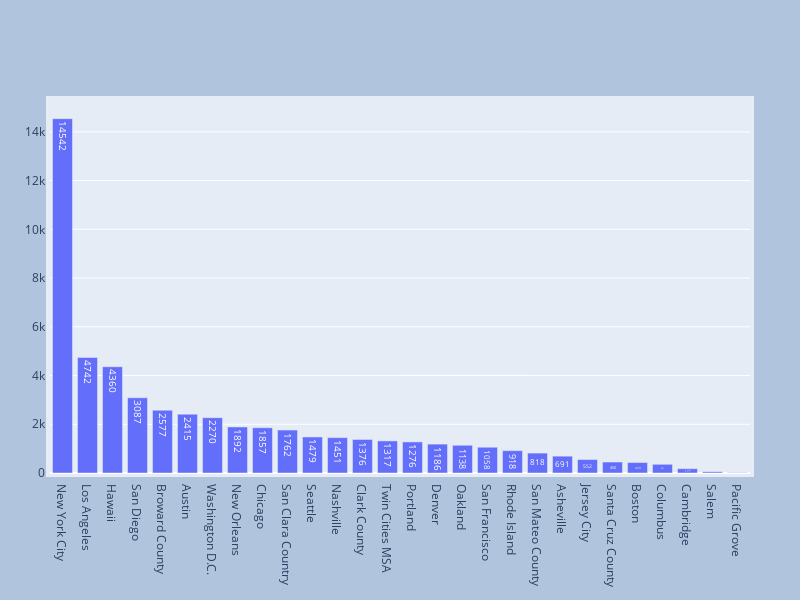

The notebook cell this image was saved under:
### Code cell
fig=go.Figure(go.Bar(
x=temp.keys(),
y=temp.values,
    text=temp.values,
    textposition='inside',
)
             )
fig.update_layout(
    autosize=False,
    width=800,
    height=600,
    margin=dict(
        l=50,
        r=50,
        b=100,
        t=100,
        pad=4
    ),
    paper_bgcolor="LightSteelBlue",
)

fig.show()

### Figure 1 — Plotly figure (JSON) as saved in the notebook; plotly's stock layout.template omitted (floating-point values rounded to 4 significant figures)
{"data": [{"text": [14542, 4742, 4360, 3087, 2577, 2415, 2270, 1892, 1857, 1762, 1479, 1451, 1376, 1317, 1276, 1186, 1138, 1058, 918, 818, 691, 552, 450, 429, 357, 177, 50, 13], "textposition": "inside", "type": "bar", "x": ["New York City", "Los Angeles", "Hawaii", "San Diego", "Broward County", "Austin", "Washington D.C.", "New Orleans", "Chicago", "San Clara Country", "Seattle", "Nashville", "Clark County", "Twin Cities MSA", "Portland", "Denver", "Oakland", "San Francisco", "Rhode Island", "San Mateo County", "Asheville", "Jersey City", "Santa Cruz County", "Boston", "Columbus", "Cambridge", "Salem", "Pacific Grove"], "y": [14542, 4742, 4360, 3087, 2577, 2415, 2270, 1892, 1857, 1762, 1479, 1451, 1376, 1317, 1276, 1186, 1138, 1058, 918, 818, 691, 552, 450, 429, 357, 177, 50, 13]}], "layout": {"autosize": false, "height": 600, "margin": {"b": 100, "l": 50, "pad": 4, "r": 50, "t": 100}, "paper_bgcolor": "LightSteelBlue", "width": 800}}
